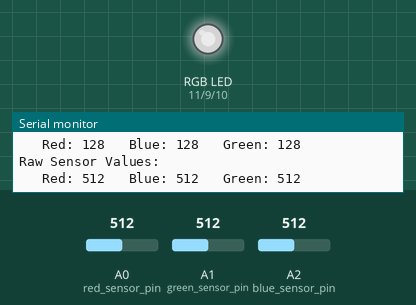
Recording of a sketch running on a simulated Arduino Uno, built with avr-gcc and run on an emulated ATmega328P. On the bench: an RGB LED mixed from three pins (HIGH = lit), the last lines printed to the serial monitor. The inputs (shaded band) are chosen by the test bench; at power-on: A0 (red_sensor_pin) = 512, A1 (green_sensor_pin) = 512, A2 (blue_sensor_pin) = 512. Dim RGB values are drawn brighter than linear.

Above: at 1.2 s.
1.3 s: A0 (red_sensor_pin) set to 415
At 1.9 s:
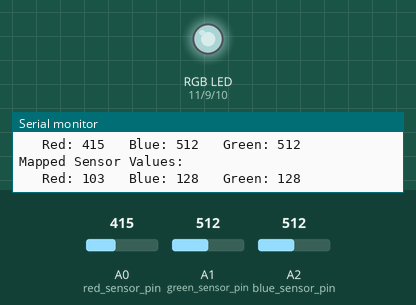
3.0 s: A0 (red_sensor_pin) set to 384
At 3.8 s:
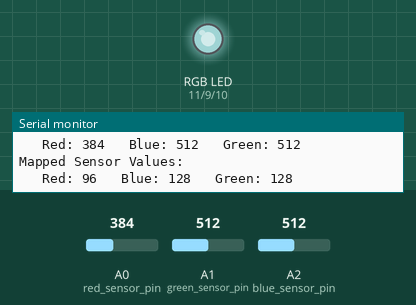
6.0 s: A1 (green_sensor_pin) set to 415
At 6.7 s:
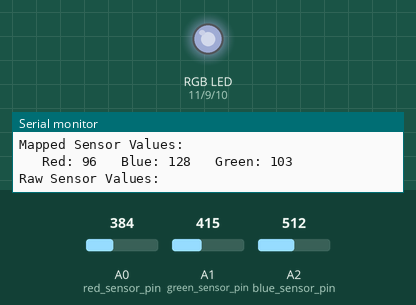
9.0 s: A1 (green_sensor_pin) set to 388
At 9.6 s:
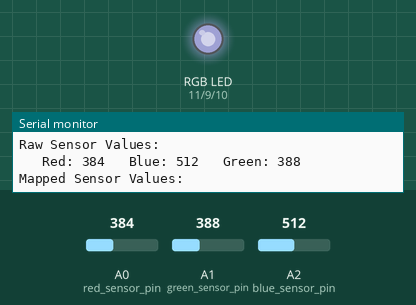
12.0 s: A2 (blue_sensor_pin) set to 406
At 13.4 s:
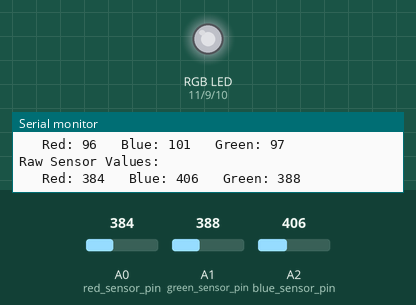
13.7 s: A2 (blue_sensor_pin) set to 386
At 14.8 s:
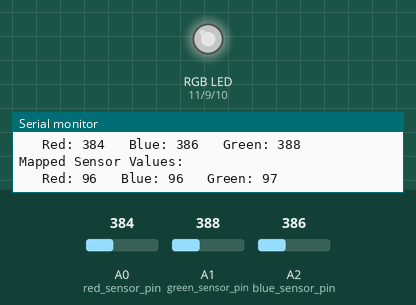
Timing chart, 0 to 16.7 s (numbered marks = the images above; inputs shaded):
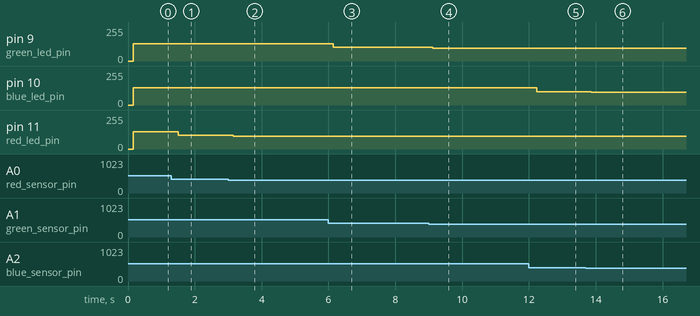

The sketch:

Color_Mixing_Lamp.ino
```cpp
const byte red_sensor_pin = A0;
const byte green_sensor_pin = A1;
const byte blue_sensor_pin = A2;
const byte green_led_pin = 9;
const byte blue_led_pin = 10;
const byte red_led_pin = 11;
unsigned int red_led_value      = 0;
unsigned int blue_led_value     = 0;
unsigned int green_led_value    = 0;
unsigned int red_sensor_value   = 0;
unsigned int blue_sensor_value  = 0;
unsigned int green_sensor_value = 0;
void setup() {
    pinMode(red_led_pin,OUTPUT);
    pinMode(blue_led_pin,OUTPUT);
    pinMode(green_led_pin,OUTPUT);
    Serial.begin(9600);
}
void loop() {
    red_sensor_value = analogRead(red_sensor_pin);
    delay(50);
    blue_sensor_value = analogRead(blue_sensor_pin);
    delay(50);
    green_sensor_value = analogRead(green_sensor_pin);
    // print those values onto the serial monitor
    Serial.println("Raw Sensor Values:");
    Serial.print("\t Red: ");
    Serial.print(red_sensor_value);
    Serial.print("\t Blue: ");
    Serial.print(blue_sensor_value);
    Serial.print("\t Green: ");
    Serial.println(green_sensor_value);
    // convert from 0-1023 to 0-255
    red_led_value   = red_sensor_value / 4;   // define Red LED
    blue_led_value  = blue_sensor_value / 4;  // define Blue LED
    green_led_value = green_sensor_value / 4; // define Green LEd
    // print mapped values to serial monitor
    Serial.println("Mapped Sensor Values:");
    Serial.print("\t Red: ");
    Serial.print(red_led_value);
    Serial.print("\t Blue: ");
    Serial.print(blue_led_value);
    Serial.print("\t Green: ");
    Serial.println(green_led_value);
    // use analogWrite() to set output for RGB LED
    analogWrite(red_led_pin,red_led_value);   // indicate red LED
    analogWrite(blue_led_pin,blue_led_value);  // indicate blue LED
    analogWrite(green_led_pin,green_led_value); // indicate green
}
```

Measured:
- after the input at 1.3 s, pin 11 (red_led_pin): 128/255 → 103/255 after 0.20 s
- after the input at 3.0 s, pin 11 (red_led_pin): 103/255 → 96/255 after 0.16 s
- after the input at 6.0 s, pin 9 (green_led_pin): 128/255 → 103/255 after 0.14 s
- after the input at 9.0 s, pin 9 (green_led_pin): 103/255 → 97/255 after 0.12 s
- after the input at 12.0 s, pin 10 (blue_led_pin): 128/255 → 101/255 after 0.24 s
- after the input at 13.7 s, pin 10 (blue_led_pin): 101/255 → 96/255 after 0.17 s
